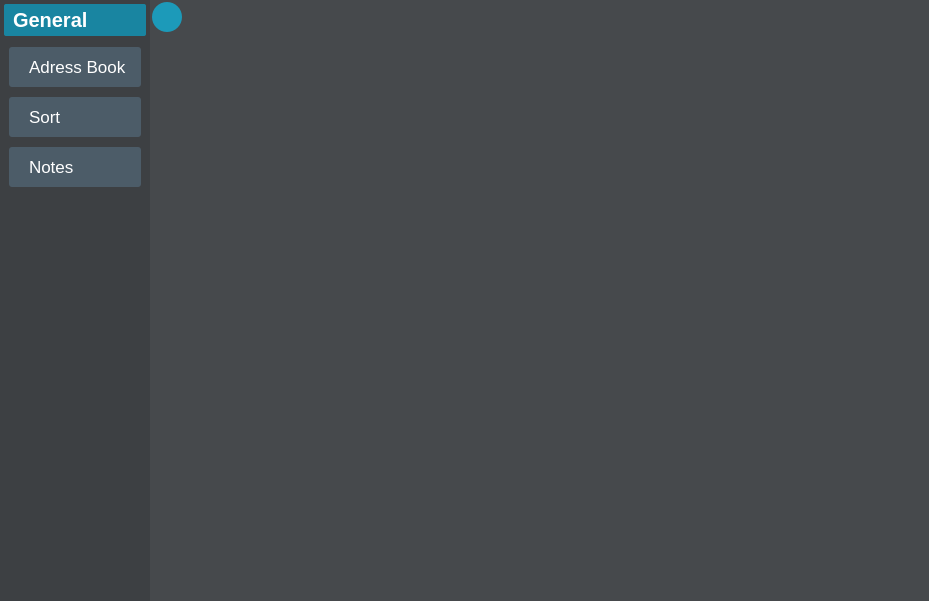
<?xml version="1.0" encoding="UTF-8"?>
<ui version="4.0">
 <class>MainWindow</class>
 <widget class="QMainWindow" name="MainWindow">
  <property name="geometry">
   <rect>
    <x>0</x>
    <y>0</y>
    <width>929</width>
    <height>601</height>
   </rect>
  </property>
  <property name="windowTitle">
   <string>MainWindow</string>
  </property>
  <widget class="QWidget" name="centralwidget">
   <layout class="QGridLayout" name="gridLayout_3">
    <property name="leftMargin">
     <number>0</number>
    </property>
    <property name="topMargin">
     <number>0</number>
    </property>
    <property name="rightMargin">
     <number>0</number>
    </property>
    <property name="bottomMargin">
     <number>0</number>
    </property>
    <property name="spacing">
     <number>0</number>
    </property>
    <item row="0" column="0">
     <widget class="QSplitter" name="splitter">
      <property name="orientation">
       <enum>Qt::Horizontal</enum>
      </property>
      <property name="handleWidth">
       <number>0</number>
      </property>
      <widget class="QWidget" name="menu_widget" native="true">
       <property name="minimumSize">
        <size>
         <width>150</width>
         <height>0</height>
        </size>
       </property>
       <property name="maximumSize">
        <size>
         <width>100</width>
         <height>16777215</height>
        </size>
       </property>
       <property name="font">
        <font>
         <pointsize>10</pointsize>
        </font>
       </property>
       <property name="styleSheet">
        <string notr="true">background-color: rgb(61, 64, 67);
color: #fff;
border: none;</string>
       </property>
       <layout class="QGridLayout" name="gridLayout">
        <property name="leftMargin">
         <number>4</number>
        </property>
        <property name="topMargin">
         <number>4</number>
        </property>
        <property name="rightMargin">
         <number>4</number>
        </property>
        <property name="bottomMargin">
         <number>15</number>
        </property>
        <property name="spacing">
         <number>0</number>
        </property>
        <item row="0" column="0">
         <widget class="QToolBox" name="toolBox">
          <property name="enabled">
           <bool>true</bool>
          </property>
          <property name="font">
           <font>
            <pointsize>15</pointsize>
           </font>
          </property>
          <property name="styleSheet">
           <string notr="true">#toolBox{
	color:#fff;
}

#toolBox::tab{
	padding-left: 5px;
	text-align: left;
	border-radius: 2px;
}


#toolBox::tab::selected{
	background-color: #1985A1;
	font-weight: bold;
}

#toolBox QPushButton{
	padding: 5px 0px 5px 20px;
	text-align: left;
	border-radius:3px;
	background-color: #4C5C68;
}

#toolBox QPushButton:hover{
 	background-color: #4C5C68;
}

#toolBox QPushButton:checked{
	background-color:#1985A1;
}</string>
          </property>
          <property name="currentIndex">
           <number>0</number>
          </property>
          <widget class="QWidget" name="cars">
           <property name="geometry">
            <rect>
             <x>0</x>
             <y>0</y>
             <width>142</width>
             <height>544</height>
            </rect>
           </property>
           <attribute name="icon">
            <iconset resource="../statik/resource.qrc">
             <normaloff>:/icons/icons/hqi2rifkvvrhfbfh3nf97ol09o.png</normaloff>:/icons/icons/hqi2rifkvvrhfbfh3nf97ol09o.png</iconset>
           </attribute>
           <attribute name="label">
            <string>General</string>
           </attribute>
           <layout class="QVBoxLayout" name="verticalLayout">
            <property name="spacing">
             <number>10</number>
            </property>
            <property name="leftMargin">
             <number>5</number>
            </property>
            <property name="topMargin">
             <number>5</number>
            </property>
            <property name="rightMargin">
             <number>5</number>
            </property>
            <property name="bottomMargin">
             <number>5</number>
            </property>
            <item>
             <widget class="QPushButton" name="pushButton_2">
              <property name="minimumSize">
               <size>
                <width>0</width>
                <height>40</height>
               </size>
              </property>
              <property name="font">
               <font>
                <pointsize>13</pointsize>
               </font>
              </property>
              <property name="focusPolicy">
               <enum>Qt::NoFocus</enum>
              </property>
              <property name="text">
               <string>Adress Book</string>
              </property>
              <property name="checkable">
               <bool>true</bool>
              </property>
             </widget>
            </item>
            <item>
             <widget class="QPushButton" name="pushButton">
              <property name="minimumSize">
               <size>
                <width>0</width>
                <height>40</height>
               </size>
              </property>
              <property name="font">
               <font>
                <pointsize>13</pointsize>
               </font>
              </property>
              <property name="focusPolicy">
               <enum>Qt::NoFocus</enum>
              </property>
              <property name="styleSheet">
               <string notr="true">text-aligment: center;</string>
              </property>
              <property name="text">
               <string>Sort</string>
              </property>
              <property name="checkable">
               <bool>true</bool>
              </property>
             </widget>
            </item>
            <item>
             <widget class="QPushButton" name="pushButton_3">
              <property name="minimumSize">
               <size>
                <width>30</width>
                <height>40</height>
               </size>
              </property>
              <property name="font">
               <font>
                <pointsize>13</pointsize>
               </font>
              </property>
              <property name="text">
               <string>Notes</string>
              </property>
              <property name="checkable">
               <bool>true</bool>
              </property>
             </widget>
            </item>
            <item>
             <spacer name="verticalSpacer">
              <property name="orientation">
               <enum>Qt::Vertical</enum>
              </property>
              <property name="sizeHint" stdset="0">
               <size>
                <width>20</width>
                <height>300</height>
               </size>
              </property>
             </spacer>
            </item>
           </layout>
          </widget>
         </widget>
        </item>
       </layout>
      </widget>
      <widget class="QWidget" name="main_widget" native="true">
       <property name="styleSheet">
        <string notr="true">background-color: rgb(70, 73, 76);</string>
       </property>
       <layout class="QHBoxLayout" name="horizontalLayout">
        <property name="spacing">
         <number>0</number>
        </property>
        <property name="leftMargin">
         <number>0</number>
        </property>
        <property name="topMargin">
         <number>0</number>
        </property>
        <property name="rightMargin">
         <number>0</number>
        </property>
        <property name="bottomMargin">
         <number>0</number>
        </property>
        <item>
         <widget class="QFrame" name="frame">
          <property name="styleSheet">
           <string notr="true">background-color: rgb(70, 73, 76);
border: none;
</string>
          </property>
          <property name="frameShape">
           <enum>QFrame::StyledPanel</enum>
          </property>
          <property name="frameShadow">
           <enum>QFrame::Raised</enum>
          </property>
          <layout class="QVBoxLayout" name="verticalLayout_2">
           <property name="spacing">
            <number>0</number>
           </property>
           <property name="leftMargin">
            <number>2</number>
           </property>
           <property name="topMargin">
            <number>2</number>
           </property>
           <property name="rightMargin">
            <number>8</number>
           </property>
           <property name="bottomMargin">
            <number>0</number>
           </property>
           <item>
            <widget class="QPushButton" name="pushButton_8">
             <property name="minimumSize">
              <size>
               <width>30</width>
               <height>30</height>
              </size>
             </property>
             <property name="maximumSize">
              <size>
               <width>30</width>
               <height>30</height>
              </size>
             </property>
             <property name="styleSheet">
              <string notr="true">background-color: rgb(28, 154, 185);
border-radius: 15%;</string>
             </property>
             <property name="text">
              <string/>
             </property>
             <property name="icon">
              <iconset resource="../statik/resource.qrc">
               <normaloff>:/icons/icons/narrow.png</normaloff>
               <normalon>:/icons/icons/narrow right – копія.png</normalon>:/icons/icons/narrow.png</iconset>
             </property>
             <property name="checkable">
              <bool>true</bool>
             </property>
            </widget>
           </item>
           <item>
            <spacer name="verticalSpacer_2">
             <property name="orientation">
              <enum>Qt::Vertical</enum>
             </property>
             <property name="sizeHint" stdset="0">
              <size>
               <width>20</width>
               <height>564</height>
              </size>
             </property>
            </spacer>
           </item>
          </layout>
         </widget>
        </item>
        <item>
         <widget class="QTabWidget" name="tabWidget">
          <property name="styleSheet">
           <string notr="true">#tabWidget{

	background-color: rgb(70, 73, 76);
}

QTabWidget:pane {
boredr:none;
background: rgb(28, 154, 185);
}

QTabBar::tab {
  	background: #4C5C68;
	height:20px;
	width: 90 px;
	border-radius: 5px;
	color: white;

 }
QTabBar::tab:selected{
	background-color: rgb(28, 154, 185);
 }



QTabBar::close-button{
	margin-left: 3px;
	image: url(:/icons/icons/pngwing.com.png);
}

QTabBar::close-button:hover{
	image: url(:/icons/icons/hqi2rifkvvrhfbfh3nf97ol09o.png);
}

</string>
          </property>
          <property name="currentIndex">
           <number>-1</number>
          </property>
          <property name="tabsClosable">
           <bool>true</bool>
          </property>
         </widget>
        </item>
       </layout>
      </widget>
     </widget>
    </item>
   </layout>
  </widget>
 </widget>
 <resources>
  <include location="../statik/resource.qrc"/>
  <include location="../statik/resource.qrc"/>
  <include location="../statik/resource.qrc"/>
  <include location="../statik/resource.qrc"/>
 </resources>
 <connections>
  <connection>
   <sender>pushButton_8</sender>
   <signal>toggled(bool)</signal>
   <receiver>menu_widget</receiver>
   <slot>setHidden(bool)</slot>
   <hints>
    <hint type="sourcelabel">
     <x>226</x>
     <y>21</y>
    </hint>
    <hint type="destinationlabel">
     <x>189</x>
     <y>13</y>
    </hint>
   </hints>
  </connection>
 </connections>
</ui>
